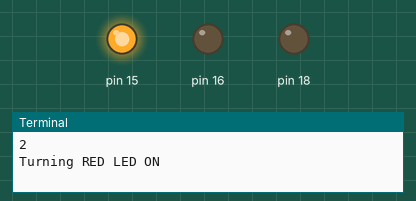
Simulated run of this program. Board: Raspberry Pi (header pin numbers), started with the argument Red_led. On the bench: output pins drawn as LEDs (lit = HIGH), the last lines printed to the terminal. At 3.0 s the program stops and its outputs stay as they are.

Above: at 0.1 s.
At 3.1 s:
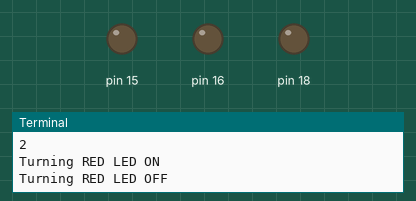
Timing chart, 0 to 4.5 s (numbered marks = the images above):
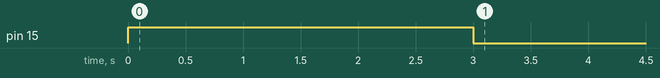

The program:

python.py
```python
#RED=15
#YELLOW=16
#GREEN=18
import sys
import time
import RPi.GPIO as GPIO ## Import GPIO library
GPIO.setwarnings(False)
GPIO.setmode(GPIO.BOARD) ## Use board pin numbering
GPIO.setup(15, GPIO.OUT) ## Setup GPIO Pin 15 to OUT
GPIO.setup(16, GPIO.OUT) ## Setup GPIO Pin 16 to OUT
GPIO.setup(18, GPIO.OUT) ## Setup GPIO Pin 18 to OUT
print(len(sys.argv))
def Red_led():
        print("Turning RED LED ON")
        GPIO.output(15,True)
        time.sleep(3)
        print("Turning RED LED OFF")
        GPIO.output(15,False)

def Yellow_led():
        print("Turning YELLOW LED ON")
        GPIO.output(16,True)
        time.sleep(3)
        print("Turning YELLOW LED OFF")
        GPIO.output(16,False)
def Green_led():
        print("Turning GREEN LED ON")
        GPIO.output(18,True)
        time.sleep(3)
        print("Turning GREEN LED OFF")
        GPIO.output(18,False)

def main():
    function=sys.argv[1]
    if(function=="Red_led"):
        Red_led()
    if(function=="Yellow_led"):
        Yellow_led()
    if(function=="Green_led"):
        Green_led()

if (__name__=="__main__"):
    main()
```

Measured:
- by itself, pin 15: LOW → HIGH at 0.00 s, → LOW 3.0 s later
